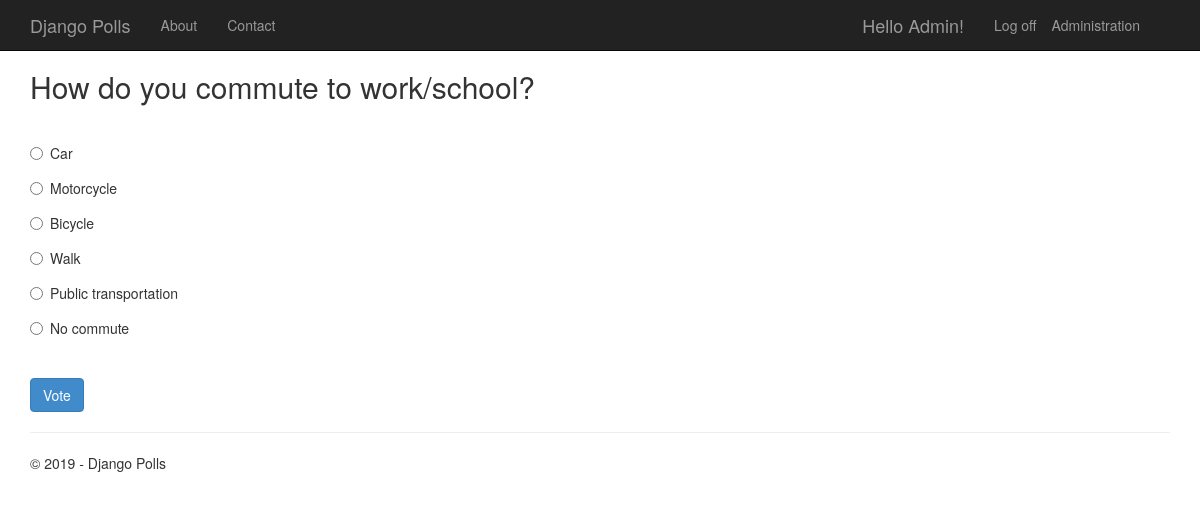
/2/ (signed in), run on the app's committed database.
### app/models.py (models this page shows, shortened)
class Poll(models.Model):
    text = models.CharField(max_length=200)
    pub_date = models.DateTimeField('date published')
    author = models.CharField(max_length=100, blank=True)

class Choice(models.Model):
    poll = models.ForeignKey(Poll, on_delete=models.CASCADE)
    text = models.CharField(max_length=200)
    votes = models.IntegerField(default=0)

### app/views.py (the view)
class PollDetailView(DetailView):
    model = Poll
    def get_context_data(self, **kwargs):
        context = super(PollDetailView, self).get_context_data(**kwargs)
        context['title'] = 'Poll'
        context['year'] = datetime.now().year
        return context

### app/templates/app/details.html (shortened to what this page needs)
{% extends "app/layout.html" %}
{% block content %}
<h2>{{poll.text}}</h2>
<br />
<form action="{% url 'app:vote' poll.id %}" method="post">
{% for choice in poll.choice_set.all %}
    <div class="radio">
        <label>
            <input type="radio" name="choice" id="choice{{ forloop.counter }}" value="{{ choice.id }}" />
            {{ choice.text }}
        </label>
    </div>
{% endfor %}
    <br />
    <button class="btn btn-primary" type="submit">Vote</button>
</form>
{% endblock %}

### app/templates/app/loginpartial.html (shortened to what this page needs)
<ul class="nav navbar-nav navbar-right">
    <li><a href="/admin">Administration</a></li>
</ul>
{% if user.is_authenticated %}
<form id="logoutForm" action="/logout/" method="post" class="navbar-right">
    <ul class="nav navbar-nav navbar-right">
        <li><span class="navbar-brand">Hello {{ user.username }}!</span></li>
        <li><a href="javascript:document.getElementById('logoutForm').submit()">Log off</a></li>
    </ul>
</form>
{% else %}
<ul class="nav navbar-nav navbar-right">
    <li><a href="{% url 'login' %}">Log in</a></li>
</ul>
{% endif %}

### app/static/app/content/site.css (style rules this page uses)
body { padding-top: 50px; padding-bottom: 20px; }
input, select, textarea { max-width: 280px; }
.radio, .checkbox { margin-bottom: 20px; }

### data on the page
Poll: text "How do you commute to work/school?"
Choice: text "Car"
Choice: text "Motorcycle"
Choice: text "Bicycle"
Choice: text "Walk"
Choice: text "Public transportation"
Choice: text "No commute"

### other printed values
{{ user.username }} "Admin"
{{ year }} "2019"
